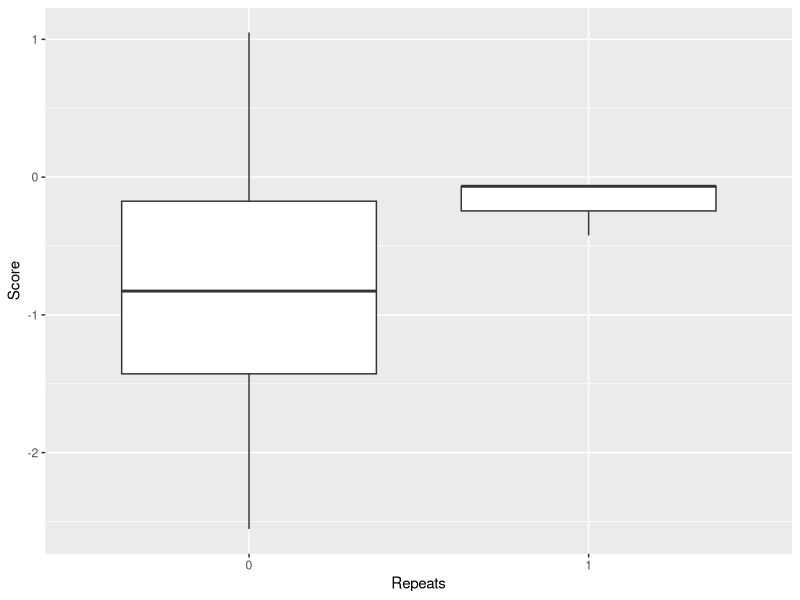
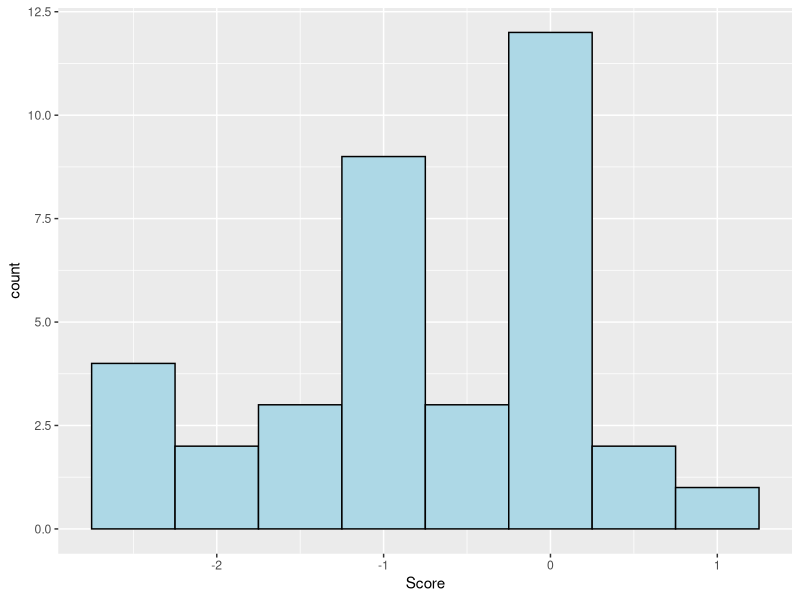

Write R code to recreate these figures, in order. (Note: this script raises an error after producing the figures.)
library(tidyverse)
library(readr)
seq144 <- read_csv("144.fasta_capsids.scores.fixed.csv", col_types="cdf")
View(seq144)
ggplot(seq144, aes(x=Repeats, y=Score)) + geom_boxplot()
ggplot(seq144, aes(x=Score)) + geom_histogram(binwidth = 0.5, fill="lightblue", colour="black")

t.test(Score ~ Repeats,seq144_t, alternative = "less")

p.adjust(p = c(0.2354,0.003594,0.8143,0.5224,0.5269,0.1451,0.6613,0.79994,0.037,0.0003078,0.912,9.94E-05), method = "fdr")